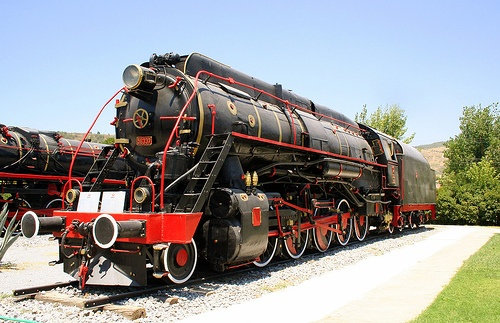
#> input picture Data_train/JPEGImages/000095.jpg, 500 x 323 px, given in place of 000005.jpg, which was not available
$ jupyter execute --allow-errors PASCAL_constrained_clustering.ipynb   (shell and % lines are left out)   (Python 2 division)   (text cells are left out)
#> lines starting #> are read from the running program, lines starting #| are printed output that depends on the picture; pictures that were not available may be replaced by others from this repository, and a replacement may not be noted
### src/descriptors/color_structure.py
import math

import cv2
import numpy as np
from .descriptor import Descriptor


# [24 lines left out: function convert_hmmd, not called in this run]


class ColorStructureDescriptor(Descriptor):
    def __init__(self, n_quantization):
        super().__init__("CSD")
        self.n_quantization = n_quantization

        subspaces_quantizations_list = {256: np.array([(1, 32), (4, 8), (16, 4), (16, 4), (16, 4)]),
                                        128: np.array([(1, 16), (4, 4), (8, 4), (8, 4), (8, 4)]),
                                        64: np.array([(1, 8), (4, 4), (4, 4), (8, 2), (8, 1)]),
                                        32: np.array([(1, 8), (4, 4), (4, 1), (4, 1)])}

        # Compute the number of values for each subspace for the correct number of quantization
        self.subspaces_quantizations = subspaces_quantizations_list[self.n_quantization]

        subspace_values = [0]
        gap_sum = 0
        for quantization in self.subspaces_quantizations[:-1]:
            gap_sum += quantization[0] * quantization[1]
            subspace_values.append(gap_sum)

        self.subspace_values = np.array(subspace_values)

    # [58 lines left out: functions get_descriptor, get_distance, get_quantizations, not called in this run]

### src/descriptors/descriptor.py
import numpy as np

from src.image_utils import iterate_file_lines


class Descriptor:
    """
    Base class for image descriptors.

    Args:
        name: Name of the descriptor

    Methods:
        __init__: Initializes the Descriptor class.
        get_descriptor: Method to compute the descriptor for an image.
        get_distance: Method to compute the distance between two descriptors.
    """
    def __init__(self, name):
        super().__init__()
        self.name = name

    # [50 lines left out: functions get_descriptor, get_distance, get_prediction, not called in this run]

### src/descriptors/color_layout.py
import math

import cv2
import numpy as np
from .descriptor import Descriptor


# [40 lines left out: function zigzag_scan, not called in this run]


class ColorLayoutDescriptor(Descriptor):
    def __init__(self, y_coeff_number: int, c_coeff_number: int, w_y, w_cr, w_cb):
        super().__init__("CLD")

        self.y_coeff_number = y_coeff_number
        self.c_coeff_number = c_coeff_number

        self.w_y = w_y
        self.w_cr = w_cr
        self.w_cb = w_cb

    # [53 lines left out: functions get_descriptor, get_distance, not called in this run]

### PASCAL_constrained_clustering.ipynb
[cell 1]
# Data loading and test/train split
from bs4 import BeautifulSoup
from skimage import io
import os
import sys
from sklearn.model_selection import train_test_split

# Plotting
import matplotlib.pyplot as plt

# VBOW
import cv2 as cv
from scipy.cluster.vq import kmeans, vq
import numpy as np
from skimage.feature import match_descriptors

# HOG
from skimage.feature import hog
from skimage import exposure

# MPEG
from src.descriptors.descriptor import Descriptor
from src.descriptors.dominant_color import DominantColorDescriptor
from src.descriptors.color_layout import ColorLayoutDescriptor
from src.descriptors.color_structure import ColorStructureDescriptor

# Clustering accuracy
from scipy.optimize import linear_sum_assignment
from sklearn.preprocessing import LabelEncoder
import sklearn

# Intrinsic measures
from sklearn.metrics import calinski_harabasz_score, davies_bouldin_score, silhouette_score

# For debugging purposes
import pdb

# Importing the bespoke module for COP-k-Means clustering
sys.path.append("COP-k-Means_dir/COPkMeans/copkmeans")
from cop_kmeans import cop_kmeans

# Explanations with SHAP
import shap
from sklearn.neural_network import MLPClassifier

# Explanations with decision trees
from sklearn.tree import DecisionTreeClassifier
from sklearn.metrics import accuracy_score
from sklearn.tree import plot_tree
from sklearn.tree import export_text
from sklearn import tree
import pandas as pd

# Demo
from sklearn.neighbors import NearestNeighbors

[cell 2]
# Extra Block for the error AttributeError: 'str' object has no attribute 'removeprefix'.  Please don't mind this.
# [12 lines left out: functions removeprefix, removesuffix, not called in this run]

[cell 3]
# Classes: person, bird, cat, cow, dog, horse, sheep, aeroplane, bicycle, boat, bus, car, motorbike,
# train, bottle, chair, dining table, potted plant, sofa, tv/monitor

jpegPath = './Data_train/JPEGImages'
annotationPath = "./Data_train/Annotations"
images = []
labels = [] # This will be a list (per image) of lists (per label)
x_train = x_test = y_train = y_test = None

def getData(path: str) -> None:

    """
    Takes the path to a annotation xml file and appends the lables and the image to the global list.

        Parameters:
            path: str

        Returns:
            None
    """

    tempLabels = []
    with open(path, 'r') as f:
        data = f.read()

        # The annotations are stored as XML files, use BS to parse them
        bs_data = BeautifulSoup(data, "xml")

        # GET IMAGE LABELS
        foundLables = bs_data.find_all('object') # This tag holds the labels for the image
        for label in foundLables:
            labelWithTags = str(label.find('name'))
            tempLabels.append(removesuffix(removeprefix(labelWithTags,'<name>'),'</name>'))

        # GET IMAGES
        foundFilenames = bs_data.find('filename') # This holds the filename of the image
        imagePath = os.path.join(jpegPath, removesuffix(removeprefix(str(foundFilenames),'<filename>'),'</filename>'))
        images.append(io.imread(imagePath)) # Load image from specified path (ndarray of color values)
        f.close()
    labels.append(tempLabels)

def getTestTrainingData():

    """
    Goes through the specified annotations directory and splits the found data 50/50 into a training and test set.

        Parameters: None

        Returns: None
    """

    for annoXML in os.listdir(annotationPath):
        path = os.path.join(annotationPath, annoXML)
        getData(path)

    global x_train, x_test, y_train, y_test
    x_train, x_test, y_train, y_test = train_test_split(images, labels, test_size=0.5, random_state=42)

#> (the rest of this cell did not finish here and is left out)

[cell 4]
# For removing the repetitive labels in the list and getting the amount of labels for each image
# in case we need images with more labels later.

def clean_label(label_list):
    cleaned_label_list = []
    size_array = np.zeros(len(label_list))
    for index in range(len(label_list)):
        if len(label_list[index]) > 1:
            res = [i for n,i in enumerate(label_list[index]) if i not in label_list[index][:n]]
            size_array[index] = len(res)
            cleaned_label_list.append(res)
        else:
            cleaned_label_list.append(label_list[index])
            size_array[index] = 1
    return cleaned_label_list, size_array

#> (the rest of this cell did not finish here and is left out)

#> (a cell that did not finish here is left out)

[cell 6]
# The following dummy code is for visualisation purposes only for an easy understanding of what HOG performs

# Load a sample image
image = cv.imread("./Data_train/JPEGImages/000005.jpg")
#> image is the input picture: shape (323, 500, 3); mean B, G, R 149.9, 149.7, 150.3

fd, hog_image = hog(
    image,
    orientations=8,
    pixels_per_cell=(12, 12),
    cells_per_block=(1, 1),
    visualize=True,
    channel_axis=-1,
)
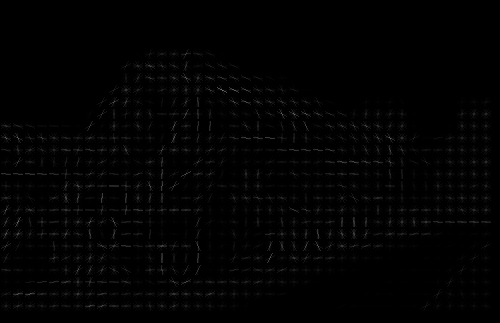
#> hog_image: shape (323, 500) float64; min 0, max 115, mean 2.5
#> fd = 8528 values, max 1 at index 7780, min 0 at index 7, mean 0.328

fig, (ax1, ax2) = plt.subplots(1, 2, figsize=(8, 4), sharex=True, sharey=True)

ax1.axis('off')
ax1.imshow(image, cmap=plt.cm.gray)
ax1.set_title('Input image')

# Rescale histogram for better display
hog_image_rescaled = exposure.rescale_intensity(hog_image, in_range=(0, 10))
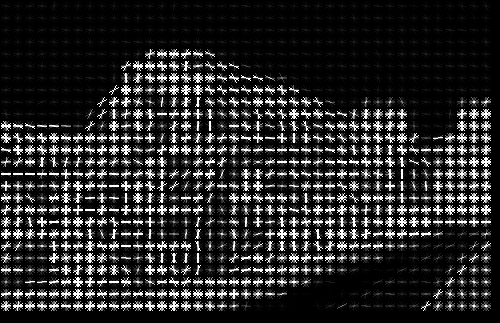
#> hog_image_rescaled: shape (323, 500) float64; min 0, max 1, mean 0.16

ax2.axis('off')
ax2.imshow(hog_image_rescaled, cmap=plt.cm.gray)
ax2.set_title('Histogram of Oriented Gradients')
plt.show()
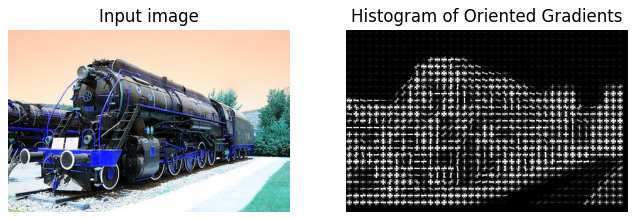
#> figure drawn by matplotlib, 2 panels; B, G, R data is drawn as R, G, B

[cell 7]
# [32 lines left out: function HOG_extractor, not called in this run]

[cell 8]
# just to visualize what keypoints / descriptors are about on an example image

# Load a sample image
img = cv.imread("./Data_train/JPEGImages/000005.jpg")

# extract keypoints & descriptors from image via sift
extractor = cv.SIFT_create()
img_keypoints, img_descriptors = extractor.detectAndCompute(img, None)
#> img_keypoints = 1071 keypoints; strongest (x, y, size): (372, 228, 2.8), (149, 265, 3.1), (100, 199, 2.1), (91, 261, 1.9)

output_image = []
output_image.append(cv.drawKeypoints(img, img_keypoints, 0, (255, 0, 0),
                                 flags=cv.DRAW_MATCHES_FLAGS_DRAW_RICH_KEYPOINTS))
plt.imshow(output_image[0], cmap='gray')
plt.title("Visualization of keypoints on example image")
plt.show()
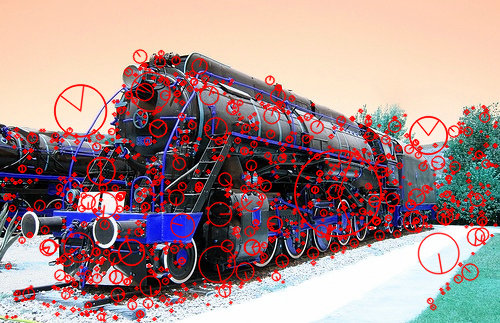
#> shown: shape (323, 500, 3); mean R, G, B 167.5, 139.6, 138.9

[cell 9]
# hyperparam iterations = 1?
# param data: list of images on which to apply bovw
# param n_words: how large should the codebook be?
# param n_samples: how many samples to build the codebook?
# [68 lines left out: function bovw, not called in this run]

#> (a cell that did not finish here is left out)

#> (a cell that did not finish here is left out)

[cell 12]
# visualization of frequencies of vocabs in the codebook for a single image
sample_ind = 10

#> (the rest of this cell did not finish here and is left out)

[cell 13]
"""
The toolkit originally comes from https://github.com/lucas-gtr/MPEG7_Descriptors with
adaption for the project. It includes three functions: training, evaluation and querying
the descriptors.
"""

#def train(train_image_list: list, descriptor_used: Descriptor, output_file: str):
# [17 lines left out: function train, not called in this run]

[cell 14]
"""
1. Three modes to be chosen:
Train: train(train_image_list: list, descriptor_used: Descriptor, output_file: str)
Evaluate: evaluate(test_image_list: list,y_true: list, descriptor_used: Descriptor, descriptor_database: str)
Query: query(query_img_list: list, descriptor_used: Descriptor, descriptor_database: str)

2. x_image_list is the list containing image,
   output_file and descriptor_database are paths,
   descriptor_used can be chosen from:
     1) DCD: DominantColorDescriptor(Td, alpha),
     2) CLD: ColorLayoutDescriptor(y_coeff_number, c_coeff_number, w_y, w_cr, w_cb),
     3) CSD: ColorStructureDescriptor(n_quantization)
    Variables are temporaily fixed belows.
"""

# Variables for Dominant Color Descriptor
Td = 20  # For distance calculation (usually between 10 and 20)
alpha = 1.5  # For distance calculation (usually between 1.0 and 1.5)

# Variables for Color Layout Descriptor
y_coeff_number = 6  # For descriptor size
c_coeff_number = 3  # For descriptor size (usually there are more Y coeff number than Cr, Cb)
# Weights for distance calculation
w_y = 1
w_cr = 1
w_cb = 1

# Variables for Color Structure Descriptor
n_quantization = 64  # For descriptor size
assert n_quantization in {32, 64, 128, 256}, "The value of n_quantization must be 32, 64, 128, or 256."

[cell 15]
# Visualization of the first part of CLD descriptor:
#   grid based representative color selection
# 1 Divide the image into blocks and compute the average color in each block.
# 2 Visualize the CLD by displaying the average colors of the blocks in a grid format.

img = cv.imread("./Data_train/JPEGImages/000005.jpg")
# Divide the image in 64 blocks (8x8)
num_blocks_x = 8
num_blocks_y = 8

block_height = img.shape[0] / num_blocks_y
#> block_height = 40
block_width = img.shape[1] / num_blocks_x
#> block_width = 62

new_image = np.zeros((8, 8, 3), dtype=np.uint8)

# Calculate the average color for each block
for y in range(num_blocks_y):
    for x in range(num_blocks_x):
        start_x = int(x * block_width)
        start_y = int(y * block_height)
        end_x = int((x + 1) * block_width)
        end_y = int((y + 1) * block_height)

        block = img[start_y:end_y, start_x:end_x]

        avg = np.mean(block, axis=(0, 1))

        new_image[y:y+1, x:x+1] = avg
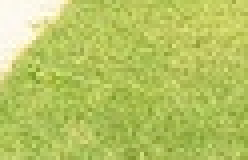
#> block: shape (40, 62, 3) (shown 4 times larger); mean B, G, R 98.2, 197.6, 181.9

image_ycrcb = cv.cvtColor(new_image, cv.COLOR_BGR2YCrCb)


fig, axs = plt.subplots(1, 3, figsize=(15, 5))

axs[0].imshow(img)
axs[0].set_title('Input image')
axs[0].axis('off')

axs[1].imshow(new_image)
axs[1].set_title('Representative colors')
axs[1].axis('off')

axs[2].imshow(cv.cvtColor(new_image, cv.COLOR_BGR2YCrCb))
axs[2].set_title('Expressed in YCbCr color space')
axs[2].axis('off')


plt.show()
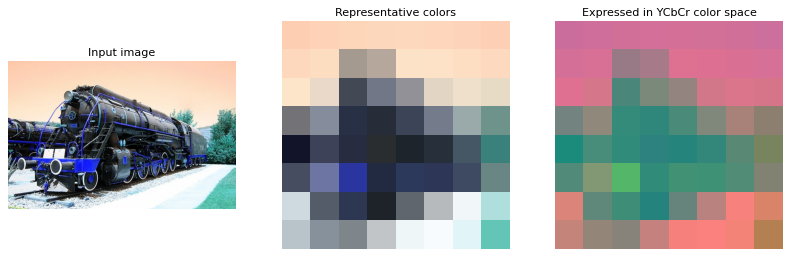
#> figure drawn by matplotlib, 3 panels; B, G, R data is drawn as R, G, B

[cell 16]
# Visualization of three features
fig, axs = plt.subplots(2, 2, figsize=(8, 8))
axs[0,0].imshow(img)
axs[0,0].set_title('Input image')
axs[0,0].axis('off')

axs[0,1].imshow(hog_image_rescaled, cmap=plt.cm.gray)
axs[0,1].set_title('Histogram of Oriented Gradients')
axs[0,1].axis('off')

axs[1,0].imshow(output_image[0], cmap='gray')
axs[1,0].set_title("Visualization of keypoints")
axs[1,0].axis('off')

axs[1,1].imshow(new_image)
axs[1,1].set_title('Representative colors of the blocks')
axs[1,1].axis('off')
plt.tight_layout()
#plt.savefig("all features.png",dpi=1200)
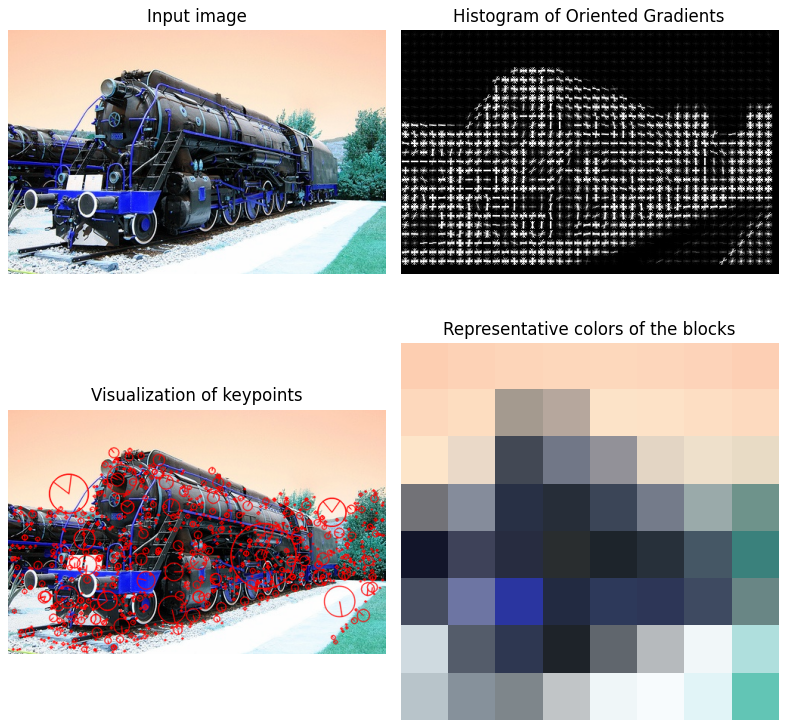
#> figure drawn by matplotlib, 4 panels; B, G, R data is drawn as R, G, B

[cell 17]
# CLD Color Layout Descriptor
descriptor_used = ColorLayoutDescriptor(y_coeff_number, c_coeff_number, w_y, w_cr, w_cb)  # Change here if changing descriptors of MPEG
#> (the rest of this cell did not finish here and is left out)

[cell 18]
# CSD Color Structure Descriptor, more sparse
descriptor_used = ColorStructureDescriptor(n_quantization)

$ run again, on Data_train/JPEGImages/000250.jpg
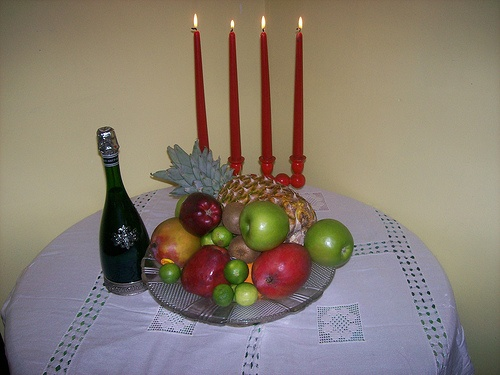
#> input picture Data_train/JPEGImages/000250.jpg, 500 x 375 px, given in place of 000005.jpg, which was not available
#> image is the input picture: shape (375, 500, 3); mean B, G, R 112.4, 124.7, 135.9
#> `fd, hog_image = hog( image, orientations=8, pixels_per_cell=(12, 12), ..`:
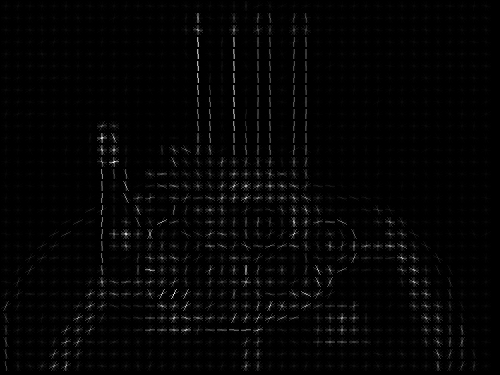
#> hog_image: shape (375, 500) float64; min 0, max 51.78, mean 1; drawn with min black and max white
#> fd = 10168 values, max 0.901 at index 4663, min 0 at index 1442, mean 0.338
#> img_keypoints = 409 keypoints; strongest (x, y, size): (105, 134, 2.7), (428, 293, 2.1), (412, 257, 2), (423, 280, 2.1)
#> `[cell 16] # Visualization of three features fig, axs = plt.subplots(2,..`:
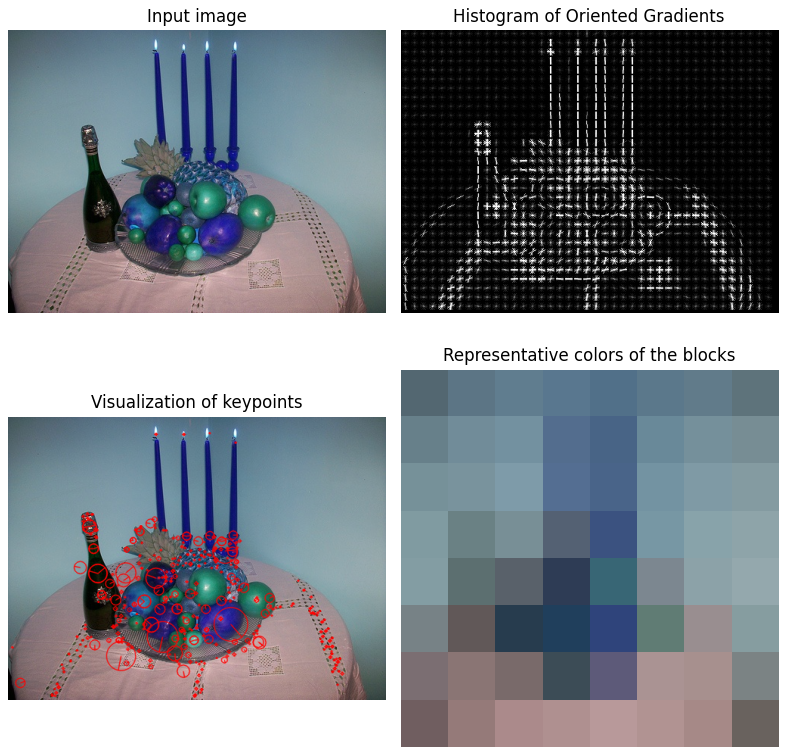
#> figure drawn by matplotlib, 4 panels; B, G, R data is drawn as R, G, B

$ run again, on Data_train/JPEGImages/000372.jpg
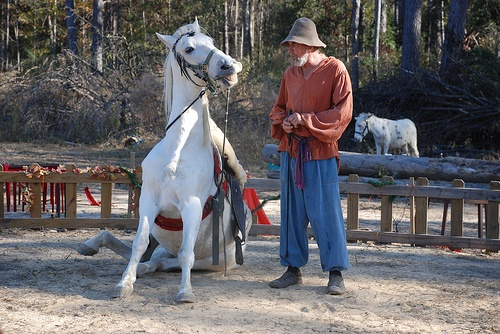
#> input picture Data_train/JPEGImages/000372.jpg, 500 x 334 px, given in place of 000005.jpg, which was not available
#> image is the input picture: shape (334, 500, 3); mean B, G, R 101.3, 99, 101.7
#> `fd, hog_image = hog( image, orientations=8, pixels_per_cell=(12, 12), ..`:
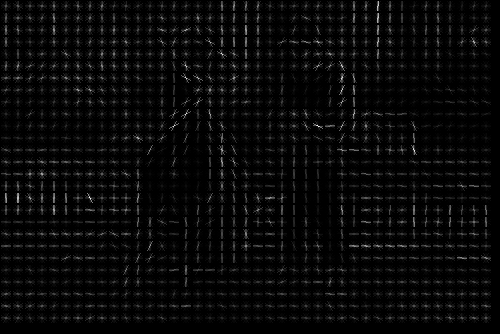
#> hog_image: shape (334, 500) float64; min 0, max 70.82, mean 2.5; drawn with min black and max white
#> fd = 8856 values, max 0.702 at index 5768, min 0 at index 5771, mean 0.339
#> img_keypoints = 1452 keypoints; strongest (x, y, size): (261, 201, 2.4), (48, 197, 2.8), (272, 209, 11.5), (224, 52, 1.9)
#> `[cell 16] # Visualization of three features fig, axs = plt.subplots(2,..`:
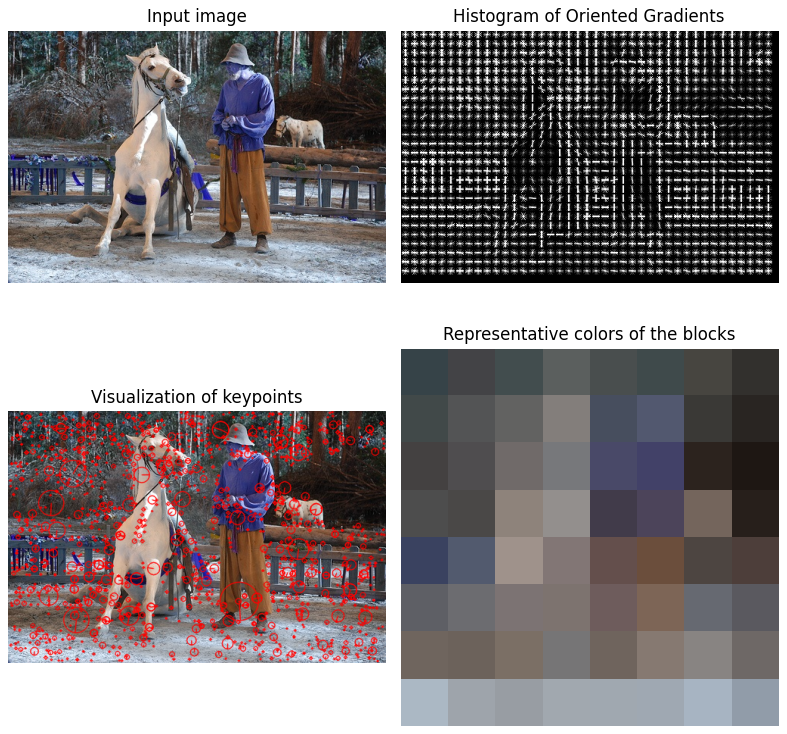
#> figure drawn by matplotlib, 4 panels; B, G, R data is drawn as R, G, B

$ run again, on Data_train/JPEGImages/000491.jpg
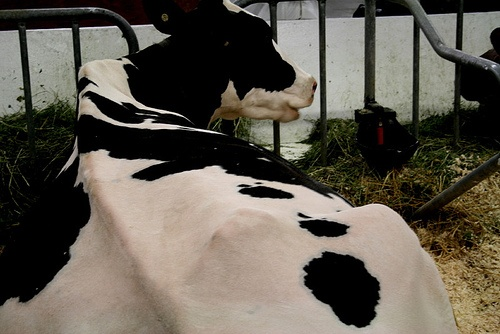
#> input picture Data_train/JPEGImages/000491.jpg, 500 x 334 px, given in place of 000005.jpg, which was not available
#> image is the input picture: shape (334, 500, 3); mean B, G, R 80.1, 90.4, 96.4
#> fd = 8856 values, max 1 at index 780, min 0 at index 23, mean 0.308
#> img_keypoints = 751 keypoints; strongest (x, y, size): (300, 215, 3), (289, 196, 4.9), (342, 282, 40.2), (334, 229, 12.9)
#> `[cell 16] # Visualization of three features fig, axs = plt.subplots(2,..`:
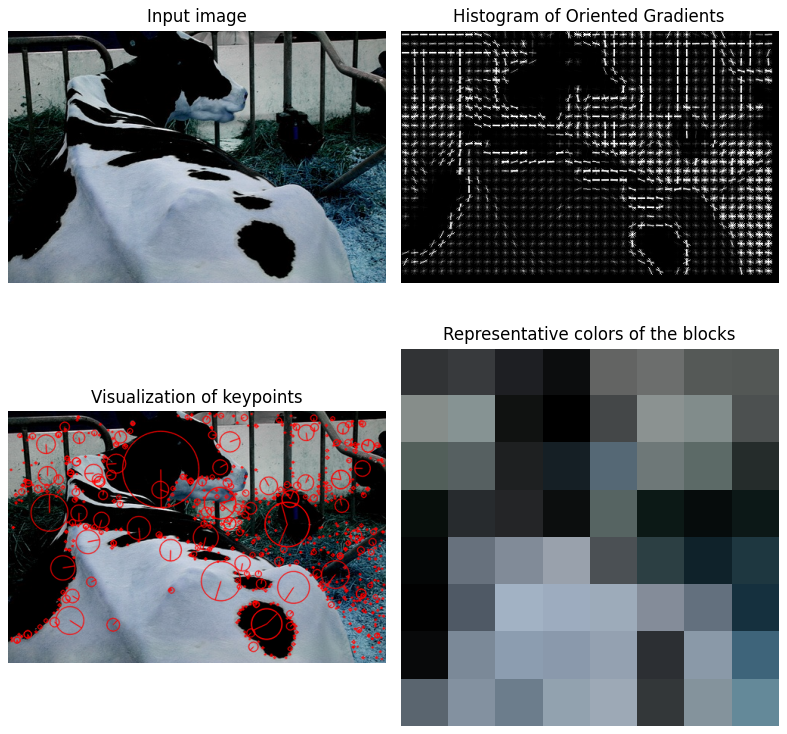
#> figure drawn by matplotlib, 4 panels; B, G, R data is drawn as R, G, B
